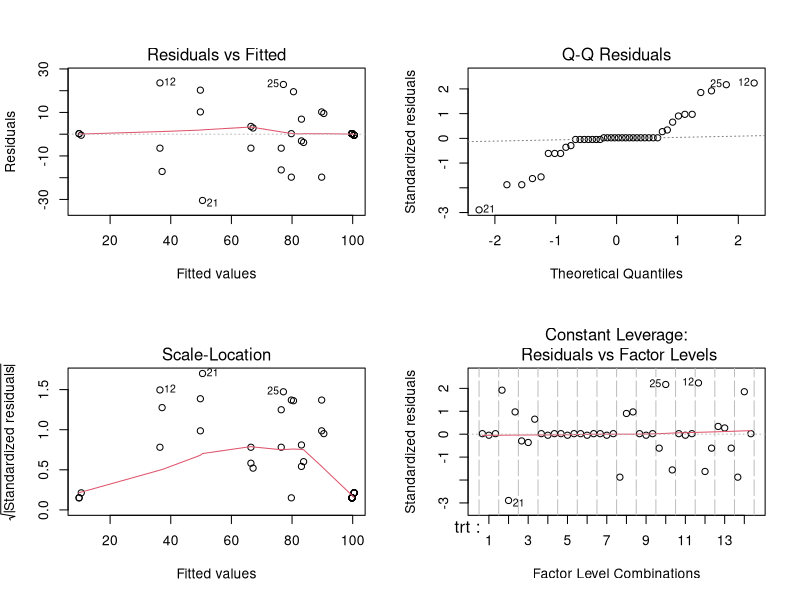
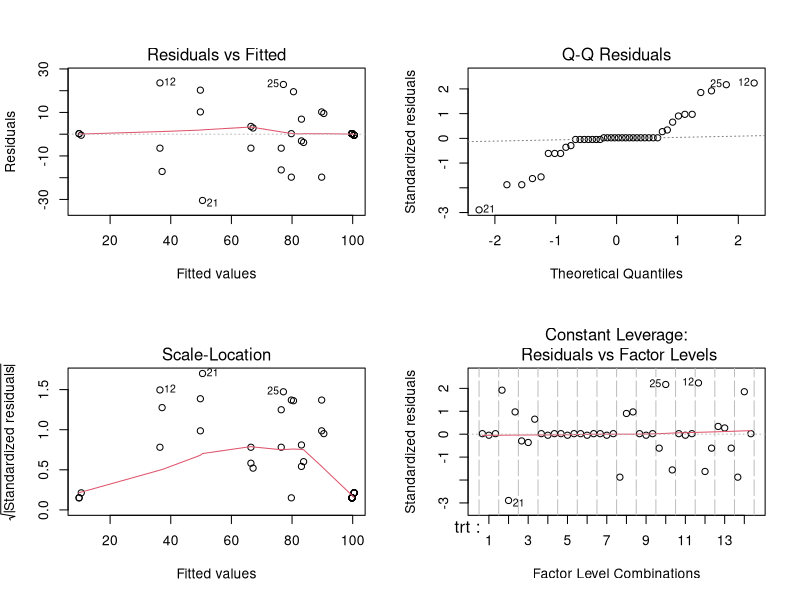

The R script that drew these images, in order: (Note: this script raises an error after producing the figures.)
#Read csv

kochia=read.csv("kochia.csv")
head(kochia)
str(kochia)
names(kochia)

kochia$trt=factor(kochia$trt, levels=c(1, 2, 3, 4, 5, 6, 7, 8, 9, 10, 11, 12, 13, 14))
kochia$rep=factor(kochia$rep, levels=c(1, 2, 3))

fit=aov(PREC ~ trt + rep, data=kochia)

anova(fit)

old.par = par(mfrow = c(2, 2))
plot(fit)



old.par = par(mfrow = c(2, 2))
plot(fit)

TukeyHSD(fit)

kochia$a=factor(kochia$a, levels=c(1), labels=c("39 DAPRE"))

